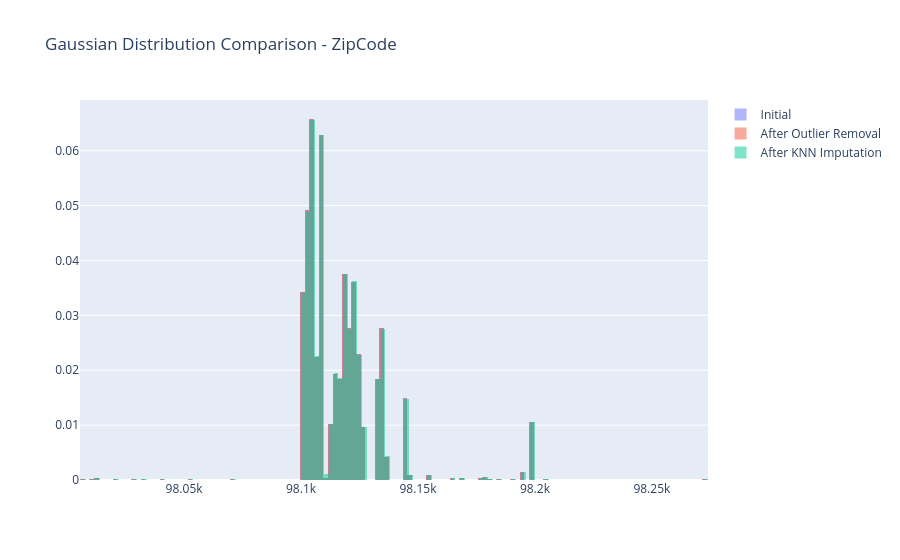

Notebook code for this chart:
### Code cell
from sklearn.impute import KNNImputer
from sklearn.linear_model import LinearRegression
from sklearn.preprocessing import LabelEncoder
from sklearn.cluster import KMeans
import numpy as np
import pandas as pd
import plotly.express as px
import plotly.graph_objects as go


def encode_categorical(df, columns):
    le = LabelEncoder()
    for column in columns:
        df[column] = le.fit_transform(df[column])
    return df

def knn_impute(df, columns):
    imputer = KNNImputer(n_neighbors=3)
    df_imputed = df.copy()
    df_imputed[columns] = imputer.fit_transform(df[columns])
    return df_imputed


def replace_outliers_with_kmeans(df, columns, n_clusters=3):
    kmeans = KMeans(n_clusters=n_clusters, random_state=0)
    df_no_outliers = df.copy()
    for column in columns:
        Q1 = df[column].quantile(0.25)
        Q3 = df[column].quantile(0.75)
        IQR = Q3 - Q1
        lower_bound = Q1 - 1.5 * IQR
        upper_bound = Q3 + 1.5 * IQR
        outliers = (df[column] < lower_bound) | (df[column] > upper_bound)
        df_no_outliers.loc[outliers, column] = np.nan

    # Fit KMeans and replace NaN values with cluster means
    kmeans.fit(df_no_outliers[columns].fillna(df_no_outliers[columns].mean()))
    cluster_labels = kmeans.predict(df_no_outliers[columns].fillna(df_no_outliers[columns].mean()))
    df_no_outliers['Cluster'] = cluster_labels

    for column in columns:
        df_no_outliers[column] = df_no_outliers.groupby('Cluster')[column].transform(lambda x: x.fillna(x.mean()))

    df_no_outliers.drop(columns=['Cluster'], inplace=True)
    return df_no_outliers

def check_linear_relationship(df, predictors, target):
    X = df[predictors]
    y = df[target]

    model = LinearRegression()
    model.fit(X, y)
    r_squared = model.score(X, y)

    return r_squared

def plot_gaussian_distributions(df_initial, df_no_outliers, df_imputed, columns, title):
    for column in columns:
        fig = go.Figure()
        fig.add_trace(go.Histogram(x=df_initial[column], histnorm='probability density', name='Initial', opacity=0.5))
        fig.add_trace(go.Histogram(x=df_no_outliers[column], histnorm='probability density', name='After Outlier Removal', opacity=0.5))
        fig.add_trace(go.Histogram(x=df_imputed[column], histnorm='probability density', name='After KNN Imputation', opacity=0.5))
        fig.update_layout(title=f'{title} - {column}', barmode='overlay')
        fig.show()

def create_nan_summary_table(df_initial, df_no_outliers, df_imputed, columns):
    nan_summary = pd.DataFrame({
        'Column': columns,
        'Initial NaNs': [df_initial[col].isna().sum() for col in columns],
        'After Outlier Removal NaNs': [df_no_outliers[col].isna().sum() for col in columns],
        'After KNN Imputation NaNs': [df_imputed[col].isna().sum() for col in columns],
        'Initial Count': [df_initial[col].count() for col in columns],
        'After Outlier Removal Count': [df_no_outliers[col].count() for col in columns],
        'After KNN Imputation Count': [df_imputed[col].count() for col in columns],
        'Initial Mean': [df_initial[col].mean() for col in columns],
        'After Outlier Removal Mean': [df_no_outliers[col].mean() for col in columns],
        'After KNN Imputation Mean': [df_imputed[col].mean() for col in columns],
        'Initial Std': [df_initial[col].std() for col in columns],
        'After Outlier Removal Std': [df_no_outliers[col].std() for col in columns],
        'After KNN Imputation Std': [df_imputed[col].std() for col in columns]
    })
    return nan_summary

def clean_and_process_data(df, columns_to_impute, categorical_columns, target_column, threshold=0.8):
    # Check for NaN values
    #print("NaN values before imputation:")
    #print(df.isna().sum())

    # Save initial state
    df_initial = df.copy()

    # Encode categorical variables
    df = encode_categorical(df, categorical_columns)

    # Remove outliers and replace with KMeans
    df_no_outliers = replace_outliers_with_kmeans(df, columns_to_impute)

    # KNN Imputation for target column
    df_imputed = knn_impute(df_no_outliers, columns_to_impute + [target_column])
  
    # Plot Gaussian distributions
    plot_gaussian_distributions(df_initial, df_no_outliers, df_imputed, [target_column], "Gaussian Distribution Comparison")

    # Create NaN summary table
    nan_summary = create_nan_summary_table(df_initial, df_no_outliers, df_imputed, columns_to_impute + [target_column])
    print("NaN Summary Table:")
    print(nan_summary)

    # Check for linear relationship
    r_squared = check_linear_relationship(df_imputed, columns_to_impute, target_column)

    
    print(f"R-squared value: {r_squared}")
    
    if r_squared > threshold:
        print(f"Strong linear relationship found. Removing {columns_to_impute}.")
        df_final = df_imputed[[target_column]]
    else:
        print("No strong linear relationship found. Creating a new variable.")
        df_final = df_imputed.copy()
        df_final['Combined'] = df_final[columns_to_impute[0]].astype(str) + '_' + df_final[columns_to_impute[1]].astype(str)

    return df_final
        

# Define columns
columns_to_impute = ['CouncilDistrictCode', 'Neighborhood']
categorical_columns = ['Neighborhood']
target_column = 'ZipCode'

# Call the function
df_final = clean_and_process_data(df_cleaned_value, columns_to_impute, categorical_columns, target_column)

### Figure 1 — Plotly figure (JSON) as saved in the notebook; plotly's stock layout.template omitted (floating-point values rounded to 4 significant figures; data arrays with more than 128 entries replaced by an {"elided": "..."} marker saying what was removed)
{"data": [{"histnorm": "probability density", "name": "Initial", "opacity": 0.5, "type": "histogram", "x": {"elided": "3376 int values"}}, {"histnorm": "probability density", "name": "After Outlier Removal", "opacity": 0.5, "type": "histogram", "x": {"elided": "3376 int values"}}, {"histnorm": "probability density", "name": "After KNN Imputation", "opacity": 0.5, "type": "histogram", "x": {"elided": "3376 float values"}}], "layout": {"barmode": "overlay", "title": {"text": "Gaussian Distribution Comparison - ZipCode"}}}
